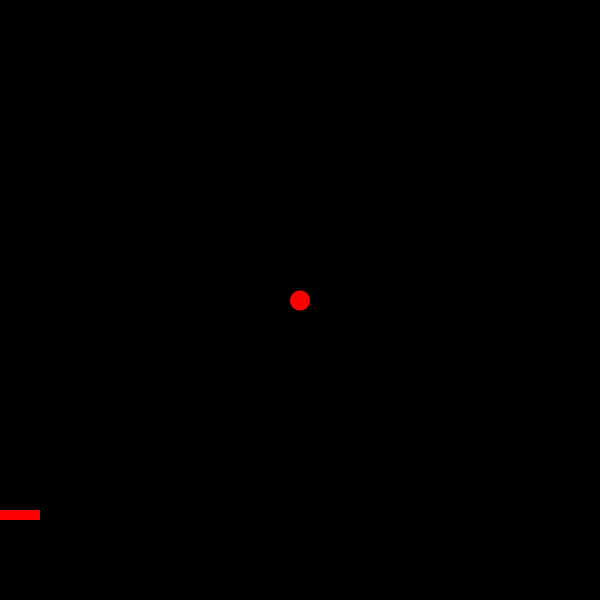
Frame 1 (no input)
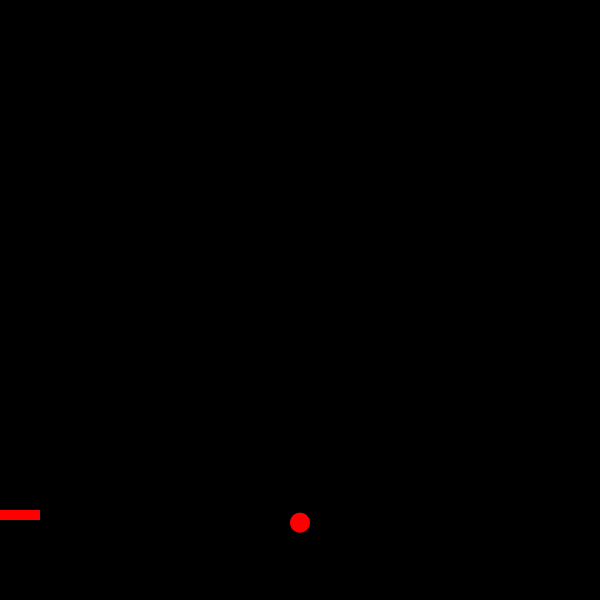
Frame 60 (the mouse pressed at the canvas centre just before this capture)
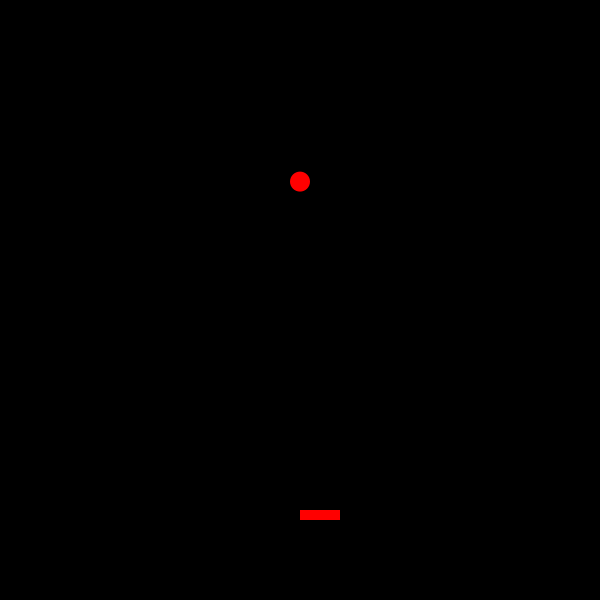
Frame 120 (the mouse held since frame 60 and released just before this capture)

The Processing sketch that drew these frames (run headless with seeded random() and noise(); from frame 60 on, the mouse is pressed at the canvas centre):

// Processing sketch: processing_161812
// ── processing_161812.pde

float speed = .5;
float y = 300;
float x2 = -.5;
int sizeX = 10;
int sizeY = 10;
int W = 40;
int H = 10;
float expand = .5;
float gravity = .02;
float decay = .8;
float t = millis() * 10000;




void setup() {
 size(600,600);
 smooth();
 noStroke();
 fill(0);
 ellipseMode(RADIUS); 
 
  
}





void draw() {
  background(0);
  fill(255,0,0);
  rect(mouseX, .85*height,W,H);
  y += speed;
  speed = speed + gravity;
  ellipse(width/2, y, sizeX, sizeY);
  //when the ball hits the bottom, reverse direction.
  if (y > height - sizeY || y == .85*height) {
    sizeX += expand;
    expand = speed + expand;
    y -= speed;
    speed = -speed * decay;
   } else  {
     sizeX = 10;
     sizeY = 10;
   }

if (mousePressed)  {
  gravity = .01;
  } else { 
    gravity = .05;
}

if (y == mouseX) {
  y -= speed;
  speed = -speed * decay;
} else {
  y += speed;
  speed = speed + gravity;
}
  
}
   
 
  
   
 


 
 
  



  
